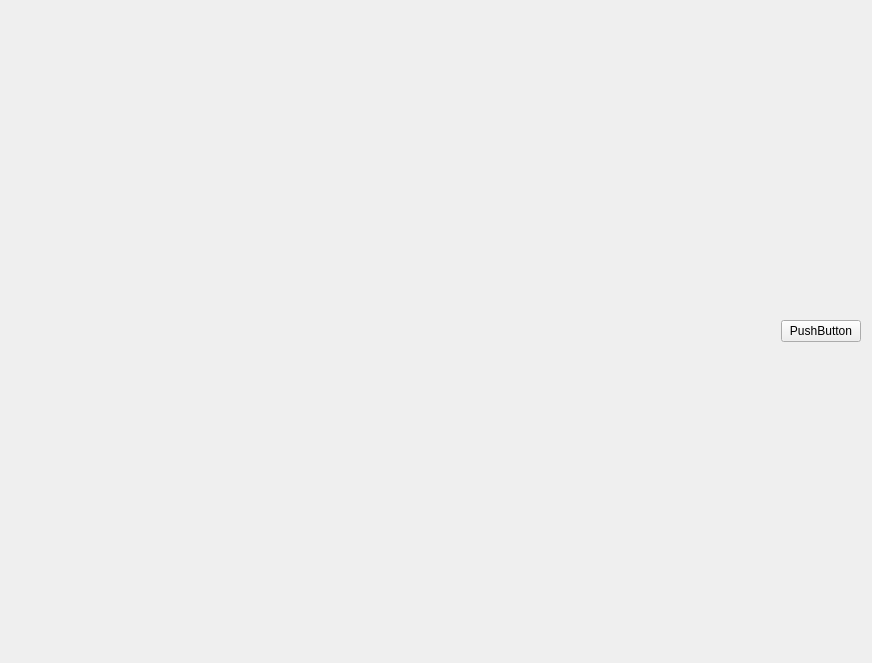
<?xml version="1.0" encoding="UTF-8"?>
<ui version="4.0">
 <class>LFDWidget</class>
 <widget class="QWidget" name="LFDWidget">
  <property name="geometry">
   <rect>
    <x>0</x>
    <y>0</y>
    <width>872</width>
    <height>663</height>
   </rect>
  </property>
  <property name="windowTitle">
   <string>Form</string>
  </property>
  <layout class="QVBoxLayout" name="verticalLayout_2">
   <item>
    <layout class="QGridLayout" name="gridLayout">
     <item row="0" column="1">
      <widget class="QPushButton" name="pushButton">
       <property name="text">
        <string>PushButton</string>
       </property>
      </widget>
     </item>
     <item row="0" column="0">
      <spacer name="horizontalSpacer">
       <property name="orientation">
        <enum>Qt::Horizontal</enum>
       </property>
       <property name="sizeHint" stdset="0">
        <size>
         <width>40</width>
         <height>20</height>
        </size>
       </property>
      </spacer>
     </item>
    </layout>
   </item>
   <item>
    <layout class="QVBoxLayout" name="mainlayout"/>
   </item>
  </layout>
 </widget>
 <resources/>
 <connections/>
</ui>
